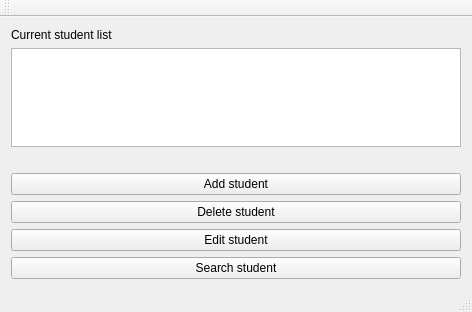
<?xml version="1.0" encoding="UTF-8"?>
<ui version="4.0">
 <class>mainWindowClass</class>
 <widget class="QMainWindow" name="mainWindowClass">
  <property name="windowModality">
   <enum>Qt::WindowModality::ApplicationModal</enum>
  </property>
  <property name="geometry">
   <rect>
    <x>0</x>
    <y>0</y>
    <width>472</width>
    <height>312</height>
   </rect>
  </property>
  <property name="windowTitle">
   <string>Main and View Window</string>
  </property>
  <widget class="QWidget" name="centralWidget">
   <layout class="QGridLayout" name="gridLayout">
    <item row="0" column="0">
     <widget class="QLabel" name="label">
      <property name="font">
       <font/>
      </property>
      <property name="text">
       <string>Current student list</string>
      </property>
     </widget>
    </item>
    <item row="1" column="0">
     <widget class="QTableView" name="studentTableView">
      <property name="styleSheet">
       <string notr="true">color: rgb(255, 255, 255);
gridline-color: rgb(255, 255, 255);</string>
      </property>
     </widget>
    </item>
    <item row="2" column="0">
     <widget class="QLabel" name="extraInfo">
      <property name="text">
       <string/>
      </property>
     </widget>
    </item>
    <item row="3" column="0">
     <widget class="QPushButton" name="addStudent">
      <property name="text">
       <string>Add student</string>
      </property>
     </widget>
    </item>
    <item row="4" column="0">
     <widget class="QPushButton" name="deleteStudent">
      <property name="text">
       <string>Delete student</string>
      </property>
     </widget>
    </item>
    <item row="5" column="0">
     <widget class="QPushButton" name="editStudent">
      <property name="text">
       <string>Edit student</string>
      </property>
     </widget>
    </item>
    <item row="6" column="0">
     <widget class="QPushButton" name="searchStudent">
      <property name="text">
       <string>Search student</string>
      </property>
     </widget>
    </item>
   </layout>
  </widget>
  <widget class="QMenuBar" name="menuBar">
   <property name="geometry">
    <rect>
     <x>0</x>
     <y>0</y>
     <width>472</width>
     <height>21</height>
    </rect>
   </property>
  </widget>
  <widget class="QToolBar" name="mainToolBar">
   <attribute name="toolBarArea">
    <enum>TopToolBarArea</enum>
   </attribute>
   <attribute name="toolBarBreak">
    <bool>false</bool>
   </attribute>
  </widget>
  <widget class="QStatusBar" name="statusBar"/>
 </widget>
 <layoutdefault spacing="6" margin="11"/>
 <resources>
  <include location="mainwindow.qrc"/>
 </resources>
 <connections/>
</ui>
